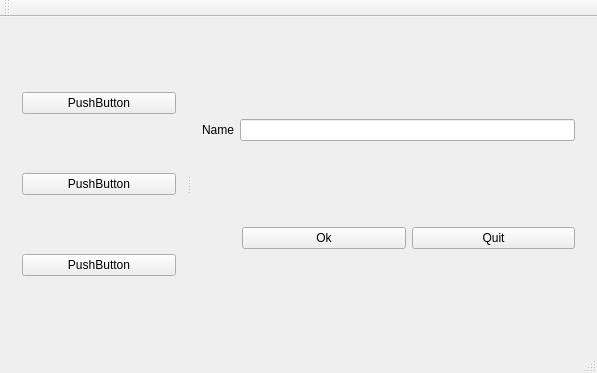
<?xml version="1.0" encoding="UTF-8"?>
<ui version="4.0">
 <class>MainWindow</class>
 <widget class="QMainWindow" name="MainWindow">
  <property name="geometry">
   <rect>
    <x>0</x>
    <y>0</y>
    <width>597</width>
    <height>373</height>
   </rect>
  </property>
  <property name="windowTitle">
   <string>MainWindow</string>
  </property>
  <widget class="QWidget" name="centralWidget">
   <layout class="QVBoxLayout" name="verticalLayout_3">
    <item>
     <widget class="QSplitter" name="splitter">
      <property name="orientation">
       <enum>Qt::Horizontal</enum>
      </property>
      <widget class="QWidget" name="">
       <layout class="QVBoxLayout" name="verticalLayout_2">
        <item>
         <widget class="QPushButton" name="pushButton_3">
          <property name="text">
           <string>PushButton</string>
          </property>
         </widget>
        </item>
        <item>
         <widget class="QPushButton" name="pushButton_4">
          <property name="text">
           <string>PushButton</string>
          </property>
         </widget>
        </item>
        <item>
         <widget class="QPushButton" name="pushButton_5">
          <property name="text">
           <string>PushButton</string>
          </property>
         </widget>
        </item>
       </layout>
      </widget>
      <widget class="QWidget" name="">
       <layout class="QVBoxLayout" name="verticalLayout">
        <item>
         <layout class="QHBoxLayout" name="horizontalLayout">
          <item>
           <widget class="QLabel" name="label">
            <property name="text">
             <string>Name</string>
            </property>
           </widget>
          </item>
          <item>
           <widget class="QLineEdit" name="lineEdit"/>
          </item>
         </layout>
        </item>
        <item>
         <layout class="QHBoxLayout" name="horizontalLayout_2">
          <item>
           <spacer name="horizontalSpacer">
            <property name="orientation">
             <enum>Qt::Horizontal</enum>
            </property>
            <property name="sizeType">
             <enum>QSizePolicy::Preferred</enum>
            </property>
            <property name="sizeHint" stdset="0">
             <size>
              <width>40</width>
              <height>20</height>
             </size>
            </property>
           </spacer>
          </item>
          <item>
           <widget class="QPushButton" name="pushButton">
            <property name="text">
             <string>Ok</string>
            </property>
           </widget>
          </item>
          <item>
           <widget class="QPushButton" name="pushButton_2">
            <property name="text">
             <string>Quit</string>
            </property>
           </widget>
          </item>
         </layout>
        </item>
       </layout>
      </widget>
     </widget>
    </item>
   </layout>
  </widget>
  <widget class="QMenuBar" name="menuBar">
   <property name="geometry">
    <rect>
     <x>0</x>
     <y>0</y>
     <width>597</width>
     <height>21</height>
    </rect>
   </property>
  </widget>
  <widget class="QToolBar" name="mainToolBar">
   <attribute name="toolBarArea">
    <enum>TopToolBarArea</enum>
   </attribute>
   <attribute name="toolBarBreak">
    <bool>false</bool>
   </attribute>
  </widget>
  <widget class="QStatusBar" name="statusBar"/>
 </widget>
 <layoutdefault spacing="6" margin="11"/>
 <resources/>
 <connections/>
</ui>
